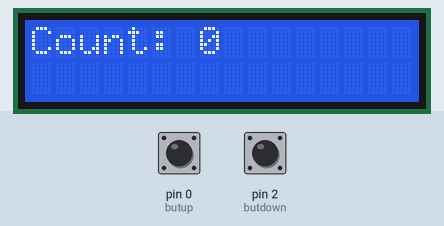
Recording of a sketch running on a simulated Arduino Uno, built with avr-gcc and run on an emulated ATmega328P. Shown: 16×2 character LCD. Inputs (shaded band) come from the test bench; at power-on: pin 0 (butup) HIGH, pin 2 (butdown) HIGH.

Above: at 1.2 s.
1.3 s: pin 0 (butup) pulled LOW for 3.2 s
At 5.5 s:
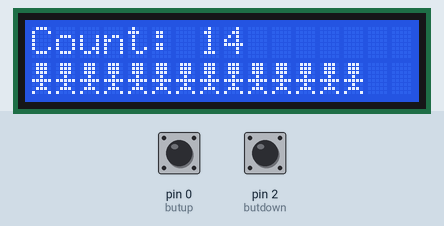
6.0 s: pin 0 (butup) pulled LOW for 0.15 s
At 6.6 s:
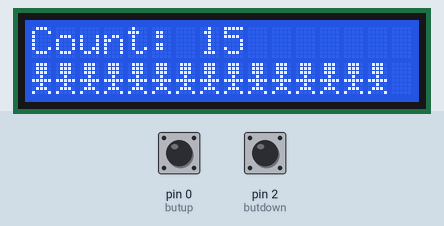
7.6 s: pin 0 (butup) pulled LOW for 1 s
At 9.1 s:
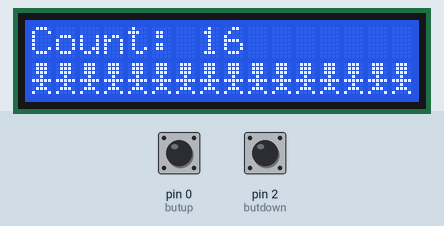
10.1 s: pin 2 (butdown) pulled LOW for 1 s
At 11.8 s:
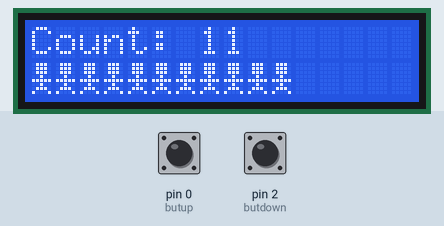
12.6 s: pin 2 (butdown) pulled LOW for 0.15 s
At 13.8 s:
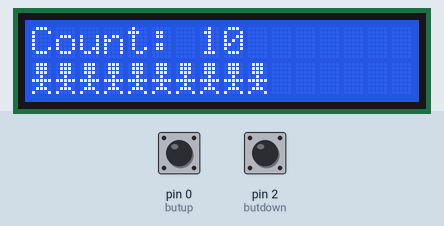
14.2 s: pin 2 (butdown) pulled LOW for 3.2 s
At 14.34 s:
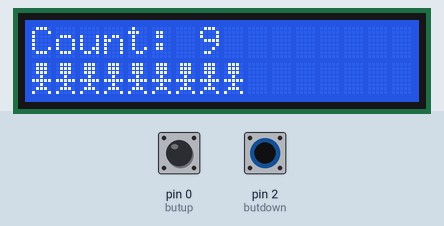
Timing chart, 0 to 17.2 s (numbered marks = the images above; inputs shaded):
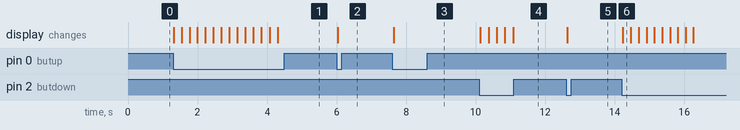

The sketch:

customchar_button.ino
```cpp
#include <Wire.h>
#include <LiquidCrystal_I2C.h>

LiquidCrystal_I2C lcd(0x27, 16, 2);  // set the LCD address to 0x27 for a 16x2 display

// Inisialisasi button
const int butdown = 2; // D4
const int butup = 0;   // D3

int count = 0;

byte orang[8] = {
  0b01110,
  0b01110,
  0b01110,
  0b00100,
  0b11111,
  0b00100,
  0b01110,
  0b10001
};

void setup() {
  lcd.init();
  lcd.backlight();

  pinMode(butup, INPUT_PULLUP);
  pinMode(butdown, INPUT_PULLUP);

  lcd.createChar(0, orang);

  lcd.setCursor(0, 0);
  lcd.print("Count: 0");
  lcd.setCursor(0, 1);
}

void loop() {
  buttonUp();
  buttonDown();
}

void buttonUp() {
  if (digitalRead(butup) == LOW) {
    if (count < 16) {
      count++;
      updateDisplay();
    }
    delay(200);
  }
}

void buttonDown() {
  if (digitalRead(butdown) == LOW) {
    if (count > 0) {
      count--;
      updateDisplay();
    }
    delay(200);
  }
}

void updateDisplay() {
  lcd.setCursor(7, 0);
  lcd.print("   ");
  lcd.setCursor(7, 0);
  lcd.print(count);

  showCharacters();
}

void showCharacters() {
  lcd.setCursor(0, 1);
  lcd.print("                ");
  lcd.setCursor(0, 1);

  for (int i = 0; i < count; i++) {
    lcd.write(byte(0)); // Cetak karakter "orang"
  }
}
```

Measured:
- after the input at 1.3 s, the display: first changes at once (image 1 shows a later state)
- after the input at 6.0 s, the display: changes at once (image 2)
- after the input at 7.6 s, the display: changes at once (image 3)
- after the input at 10.1 s, the display: first changes at once (image 4 shows a later state)
- after the input at 12.6 s, the display: changes at once (image 5)
- after the input at 14.2 s, the display: changes at once (image 6)
